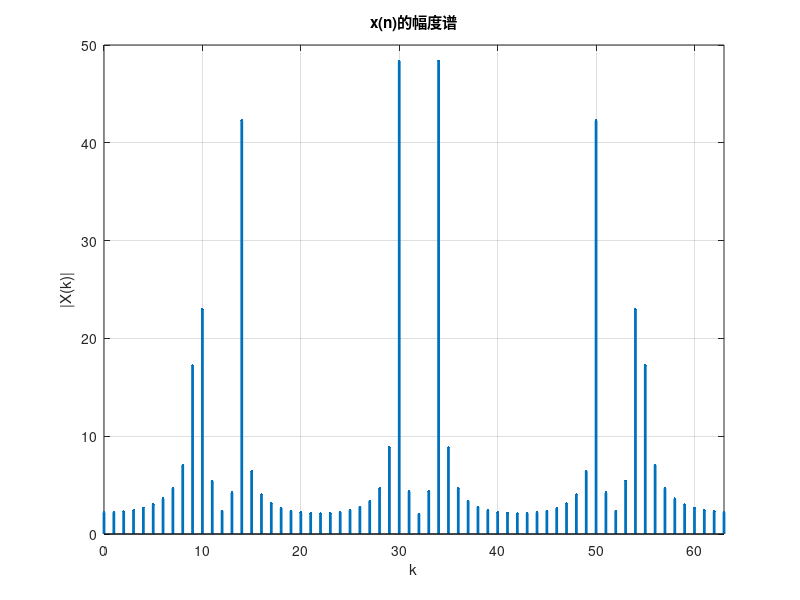

MATLAB code for this plot:
clc; clear all;
f1=90; f2=130; f3=320; fs=600;
N=64;
n=[0:1:N-1];
k=[0:1:N-1];
xn=sin(2*pi*n*f1/fs) + 1.3*sin(2*pi*n*f2/fs) + 1.6*sin(2*pi*n*f3/fs);
WN=exp(-j*2*pi/N);
nk=n'*k; WNnk=WN.^nk;
Xk=abs(xn*WNnk);
stem(k,Xk,'.','linewidth',2);grid
xlabel('k');title('x(n)的幅度谱');ylabel('|X(k)|');axis([0,63,0,50]);
